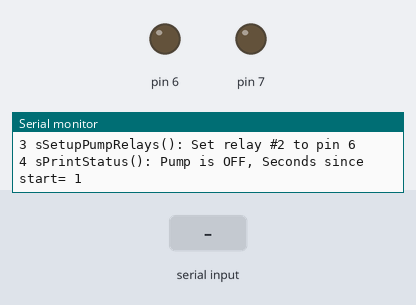
Recording of a sketch running on a simulated Arduino Uno, built with avr-gcc and run on an emulated ATmega328P. Parts: output pins drawn as LEDs (lit = HIGH), the last lines printed to the serial monitor. The test bench sets the inputs (shaded band).

Above: at 1.2 s.
1.3 s: "r" received over Serial
At 2.4 s:
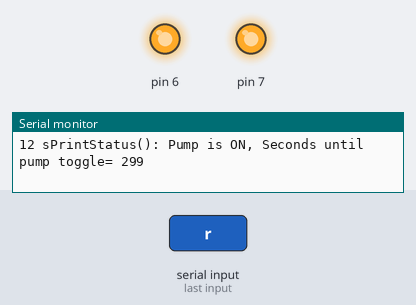
4.5 s: "s" received over Serial
At 5.1 s:
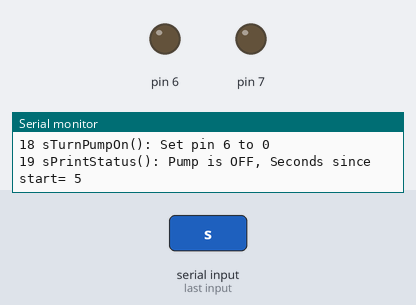
Timing chart, 0 to 7.5 s (numbered marks = the images above; inputs shaded):
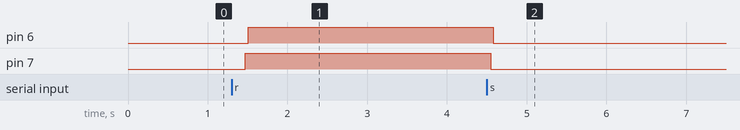

Measured:
- after the input at 1.3 s, pin 6: LOW → HIGH after 0.21 s; pin 7: LOW → HIGH after 0.17 s
- after the input at 4.5 s, pin 6: HIGH → LOW after 0.08 s; pin 7: HIGH → LOW after 0.05 s

The sketch:

FloJetRelay.ino
```cpp
// 7/04/15A  Sketch to use relays 1 and 2 in parallel to power FloJet on and off
#include <Arduino.h>
#include <Streaming.h>

static const int asRelay[]  = {0, 7, 6, 5, 4};  //Relay can be 1 to 4,no zero relay
static const int  sFirstRelay     = 1;
static const int  sLastRelay      = 2;
static const int  sPumpOnSecs     = 300;
static const int  sPumpOffSecs    = 600;
static const long lMsec           = 1000;
static const long lPumpOnMillis   = sPumpOnSecs  * lMsec;
static const long lPumpOffMillis  = sPumpOffSecs * lMsec;

static long       lLineCount      = 0;      //Serial Monitor uses for clarity.
static int        sLastToggleSecsLeft;
static long       lNextToggleMsec;          //Next time to toggle pump relay.
static boolean    bPumpIsOn;                //Indicates current state of relays.
static boolean    bPumpLoopRunning;         //loop() checks this
static boolean    bPumpJustToggled;         //For logging.

/*
When board powers up pump is tuned off and pump loop is not running.
Sketch uses Serial Monitor on a PC for output and input.
Three keys may be pushed: R(un), S(top), T(oggle)
Pressing R starts the pump, sets a time for toggling it off and starts the pump loop running.
Pressing S stops the pump and turns off the pump loop.
Pressing T toggles the pump on or off. If the pump loop is running it sets the toggle time
and keeps the loop running. It does not start the loop if it's not on.
*/

void setup()  {
  Serial.begin(9600);
  Serial << lLineCount++ << " setup(): Begin" << endl;
  sSetupPumpRelays();
  sClearPumpLoop();
  return;
} //setup


void loop()  {
  if (bPumpLoopRunning && bTimeToTogglePump()) {
    sTogglePump();
  }
  sPrintStatus();
  sCheckKeyboard();
  return;
} //loop


int sClearPumpLoop(){
  lNextToggleMsec   = 0;
  bPumpIsOn         = false;
  bPumpLoopRunning  = false;
  bPumpJustToggled  = true;
  return 1;
}  //sClearPumpLoop


int sStartPumpLoop(){
  sClearPumpLoop();
  bPumpLoopRunning= true;
  return 1;
}  //sStartPumpLoop


int sStopPumpLoop(){
    bPumpLoopRunning= false;
    sTurnPumpOn(false);
  return 1;
}  //sStopPumpLoop


int sCheckKeyboard(){
  if (Serial.available()) {
    char cChar= Serial.read();
    Serial << lLineCount++ << " sCheckKeyboard(): Character read= "<< cChar << endl;
    switch (cChar) {
      case 'r':
      case 'R':
        sStartPumpLoop();
        break;
      case 's':
      case 'S':
        sStopPumpLoop();
        break;
      case 't':
      case 'T':
        sTogglePump();
        break;
      default:
        break;
    } //switch
  } //if(Serial.available()
  return 1;
}  //sCheckKeyboard


boolean bTimeToTogglePump(){
  static int  sLastToggleSecsLeft = 0;
  boolean     bTogglePump;
  long lCurrentMsec= millis();
  if (lCurrentMsec > lNextToggleMsec) {
    Serial << lLineCount++ << " bTimeToTogglePump(): lCurrentMsec/1000= "<< lCurrentMsec/1000
           <<", lNextToggleMsec/1000= "<< lNextToggleMsec/1000 << endl;
    Serial << lLineCount++ <<" bTimeToTogglePump(): Setting bTogglePump to TRUE"<< endl;
    bTogglePump= true;
  } //if(millis()>lNextToggleMsec)
  else {
    bTogglePump= false;
  } //else
  return bTogglePump;
}  //bTimeToTogglePump


int sPrintStatus(){
  //Print once a second.
  static long lLastPrintedMsec= 0;
  long lCurrentMsec= millis();
  if ( ((lCurrentMsec - lLastPrintedMsec)/1000) > 0) {
    lLastPrintedMsec= lCurrentMsec;
    if (bPumpIsOn) {
      Serial << lLineCount++ << " sPrintStatus(): Pump is ON, ";
    }
    else {
      Serial << lLineCount++ << " sPrintStatus(): Pump is OFF, ";
    }
    if (bPumpLoopRunning) {
      Serial <<"Seconds until pump toggle= "<< ((lNextToggleMsec-lCurrentMsec)/1000) << endl;
    } //if(bPumpLoopRunning)
    else {
      Serial << "Seconds since start= " << (lCurrentMsec/1000) << endl;
    } //if(bPumpLoopRunning)else
  } //if(((lCurrentMsec...
  return 1;
}  //sPrintStatus


int sTogglePump(){
  long lCurrentMsec= millis();
  if (bPumpIsOn) {
    sTurnPumpOn(false);
    lNextToggleMsec= lCurrentMsec + lPumpOffMillis;
  }
  else {
    sTurnPumpOn(true);
    lNextToggleMsec= lCurrentMsec + lPumpOnMillis;
  } //if(bPumpIsOn)else
  Serial << lLineCount++ << " sTogglePump(): Current millis= " << lCurrentMsec/1000
         << ", Pump toggled, set next done to " << lNextToggleMsec/1000 << endl;
  bPumpJustToggled= true;
  return 1;
}  //sTogglePump


int sTurnPumpOn(boolean bOn){
  int sDigitalPin;
  int sValue;
  if (bOn) {
    bPumpIsOn= true;
    sValue= HIGH;
    //bPumpLoopRunning= true;
    Serial << lLineCount++ <<" sTurnPumpOn(): Turning pump ON" << endl;
  }
  else {
    bPumpIsOn= false;
    sValue= LOW;
    //bPumpLoopRunning= false;
    Serial << lLineCount++ <<" sTurnPumpOn(): Turning pump OFF" << endl;
  }
  for (int sRelay= sFirstRelay; sRelay <= sLastRelay; sRelay++) {
    sDigitalPin= asRelay[sRelay];
    Serial << lLineCount++ <<" sTurnPumpOn(): Set pin "
           << sDigitalPin << " to " << sValue << endl;
    digitalWrite(sDigitalPin, sValue);    // NO3 and COM3 Connected
  } //for
  return 1;
}  //sTurnPumpOn


int sSetupPumpRelays(){
  Serial << lLineCount++ <<" sSetupPumpRelays(): Begin"<< endl;
  for (int sRelay= sFirstRelay; sRelay <= sLastRelay; sRelay++) {
    int sRelayDigitalPin= asRelay[sRelay];
    Serial << lLineCount++ <<" sSetupPumpRelays(): Set relay #" << sRelay
           << " to pin " << sRelayDigitalPin << endl;
    pinMode(sRelayDigitalPin, OUTPUT);
  } //for
  return 1;
}  //sSetupPumpRelays
// Last line.
```
